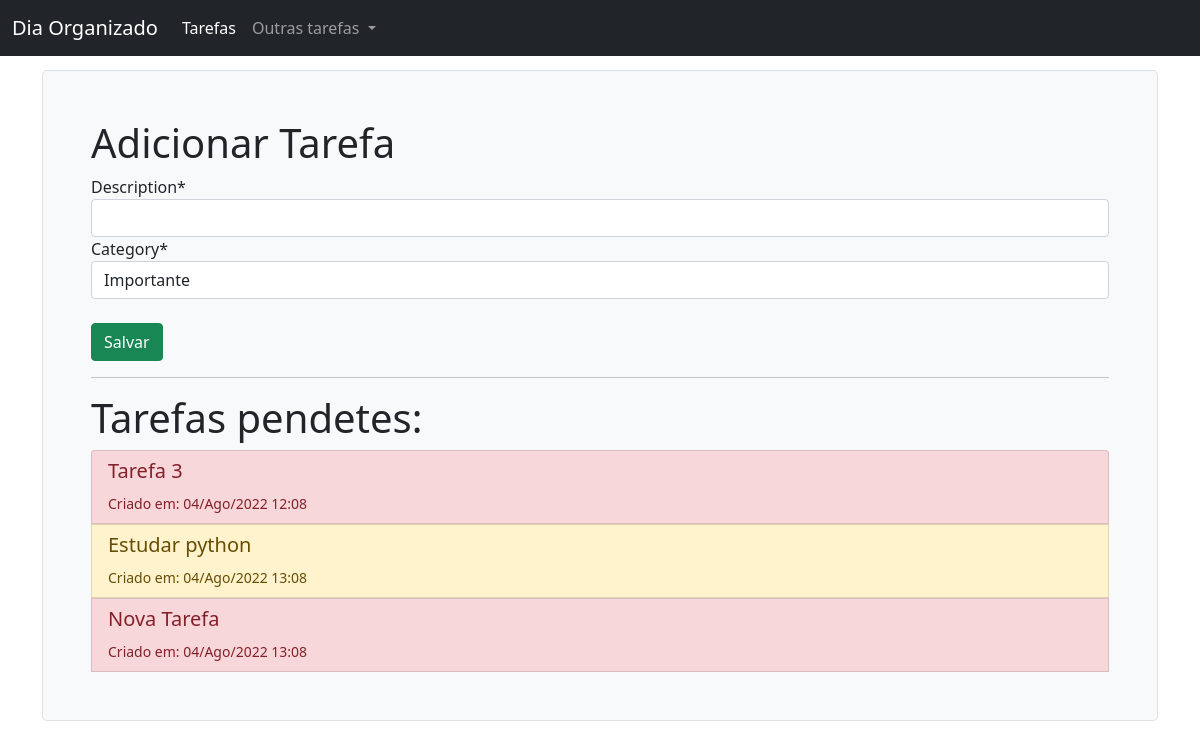
The app's page /, older data.
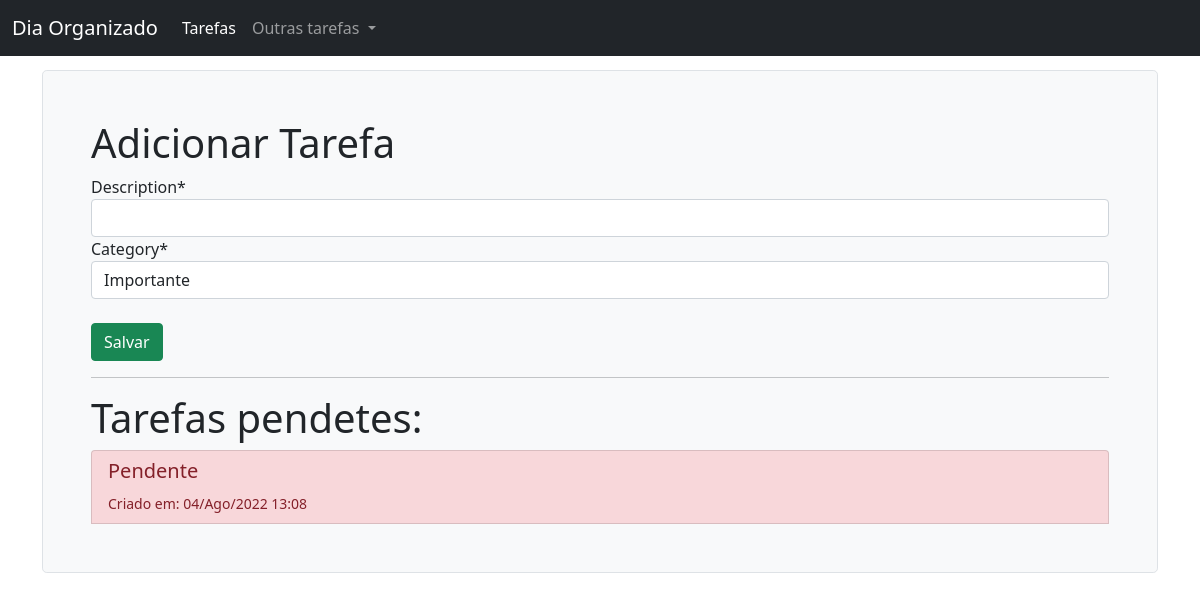
The same page, newer data.
### tarefas/models.py (models this page shows, shortened)
class Tarefa(models.Model):
    OPTIONS_STATUS = (
        ('concluído', 'Concluído'),
        ('pendente', 'Pendente'),
        ('adiado', 'Adiado'),
    )
    OPTIONS_CATEGORY = (
        ('urgente', 'Urgente'),
        ('importante', 'Importante'),
        ('precisa ser feito', 'Precisa ser feito'),
    )
    description = models.CharField(max_length=400)
    created_at = models.DateTimeField(auto_now_add=True)
    category = models.CharField(
        max_length=25, choices=OPTIONS_CATEGORY, default='importante')
    status = models.CharField(
        max_length=25, choices=OPTIONS_STATUS, default='pendente')

### tarefas/views.py (the view)
def tarefas_pendentes_list(request):
    tarefas_pendentes = Tarefa.objects.filter(status='pendente')
    if request.method == 'POST':
        form = AdicionarTarefa(data=request.POST)
        if form.is_valid():
            form.save()
            return redirect('tarefas_pendentes_list')
    else:
        form = AdicionarTarefa()
    return render(request, 'tarefas/tarefas_pendentes.html',
                  {'tarefas_pendentes': tarefas_pendentes,
                   'form': form})

### tarefas/forms.py
class AdicionarTarefa(forms.ModelForm):
    class Meta:
        model = Tarefa
        fields = ('description', 'category')

### tarefas/templates/tarefas/tarefas_pendentes.html (shortened to what this page needs)
{% extends 'base.html' %}
{% load crispy_forms_tags %}
{% block content %}
    <div class="h-100 p-5 bg-light border rounded-3">
      <h1>Adicionar Tarefa</h1>
      <form method="post">
        {{ form|crispy }}
        <br>
        <input class="btn btn-success" type="submit" value="Salvar">
      </form>
      <hr>
      <h1>Tarefas pendetes:</h1>
      <div class="list-group">
          {% for tarefa in tarefas_pendentes %}
              {% if tarefa.category == 'urgente'%}
                  <button type="button" class="list-group-item list-group-item-danger list-group-item-action" data-bs-toggle="modal"  data-bs-target="#modal{{ tarefa.id }}">
              {% else %}
                  {% if tarefa.category == 'importante' %}
                      <button type="button" class="list-group-item list-group-item-warning list-group-item-action" data-bs-toggle="modal"  data-bs-target="#modal{{ tarefa.id }}">
                  {% else %}
                      <button type="button" class="list-group-item list-group-item-primary list-group-item-action" data-bs-toggle="modal"  data-bs-target="#modal{{ tarefa.id }}">
                  {% endif  %}
              {% endif %}
                  <h5>{{ tarefa.description }}</h5>
                  <small>Criado em: {{ tarefa.created_at|date:'d/M/Y H:m' }}  </small>
              </button>
          {% endfor %}
      </div>
    </div>
{% endblock %}

### tarefas/templates/base.html (shortened to what this page needs)
<!doctype html>
<html lang="en">
  <head>
    <link href="https://cdn.jsdelivr.net/npm/bootstrap@5.0.0-beta3/dist/css/bootstrap.min.css" rel="stylesheet">
  </head>
  <body style="padding-top:70px">
    <nav class="navbar fixed-top navbar-expand-lg navbar-dark bg-dark">
      <div class="container-fluid">
        <a class="navbar-brand" href="{% url 'tarefas_pendentes_list' %}">Dia Organizado</a>
        <div class="collapse navbar-collapse" id="navbarSupportedContent">
          <ul class="navbar-nav me-auto mb-2 mb-lg-0">
            <li class="nav-item">
              <a class="nav-link active" aria-current="page" href="{% url 'tarefas_pendentes_list' %}">Tarefas</a>
            </li>
            <li class="nav-item dropdown">
              <a class="nav-link dropdown-toggle" href="#" id="navbarDropdown" role="button" data-bs-toggle="dropdown" aria-expanded="false">
                Outras tarefas
              </a>
            </li>
          </ul>
        </div>
      </div>
    </nav>
    <div class="container">
      {% block content %}
      {% endblock %}
    </div>
  </body>
</html>

Row changes from the older to the newer data that the page shows:
removed Tarefa: description "Tarefa 3", created_at "04/Ago/2022 12:08"
removed Tarefa: description "Estudar python", created_at "04/Ago/2022 13:08"
changed Tarefa: description "Nova Tarefa" → "Pendente"
